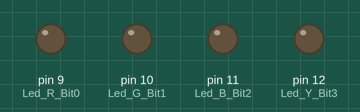
This sketch was run on a simulated Arduino Uno, built with avr-gcc and run on an emulated ATmega328P. Parts: output pins drawn as LEDs (lit = HIGH).

Above: at 0.5 s.
At 2.5 s:
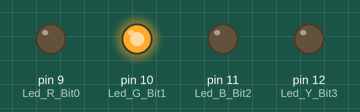
At 4.5 s:
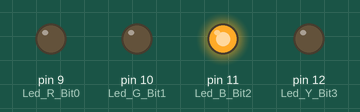
At 9.5 s:
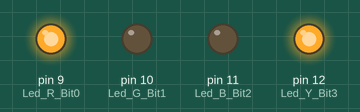
At 14.5 s:
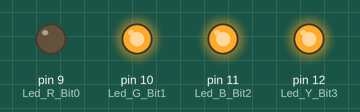
At 19.5 s:
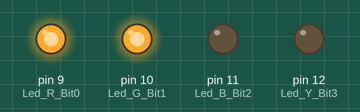
Timing chart, 0 to 20.8 s (numbered marks = the images above):
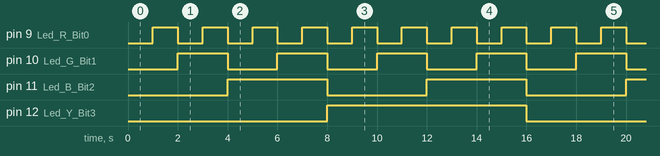

Measured:
- by itself, pin 9 (Led_R_Bit0): alternates HIGH for 1.0 s and LOW for 1.0 s
- by itself, pin 10 (Led_G_Bit1): alternates HIGH for 2.0 s and LOW for 2.0 s
- by itself, pin 11 (Led_B_Bit2): alternates HIGH for 4.0 s and LOW for 4.0 s
- by itself, pin 12 (Led_Y_Bit3): alternates HIGH for 8.0 s and LOW for 8.0 s

The sketch:

LED_Binary_Counter.ino
```cpp
//LED Binary Counter

#define Led_R_Bit0 9
#define Led_G_Bit1 10
#define Led_B_Bit2 11
#define Led_Y_Bit3 12

int delay_timer = 1000;

void setup() {
  // put your setup code here, to run once:
pinMode(Led_R_Bit0, OUTPUT);
pinMode(Led_G_Bit1, OUTPUT);
pinMode(Led_B_Bit2, OUTPUT);
pinMode(Led_Y_Bit3, OUTPUT);
}

void loop() {
  // put your main code here, to run repeatedly:
int i = 0;
for (i=0; i<16; i++){

  //For Bit 0
  if (i%2 > 0){
    digitalWrite(Led_R_Bit0,HIGH);
    }
  else {
    digitalWrite(Led_R_Bit0,LOW);
    }

   //For Bit 1
   if (i%4 > 1){
    digitalWrite(Led_G_Bit1,HIGH);
    }
  else {
    digitalWrite(Led_G_Bit1,LOW);
    }

   //For Bit 2
   if (i%8 > 3){
    digitalWrite(Led_B_Bit2,HIGH);
    }
  else {
    digitalWrite(Led_B_Bit2,LOW);
    }

   //For Bit 3
   if (i%16 > 7){
    digitalWrite(Led_Y_Bit3,HIGH);
    }
  else {
    digitalWrite(Led_Y_Bit3,LOW);
    }

  delay(delay_timer);
  }
}
```
